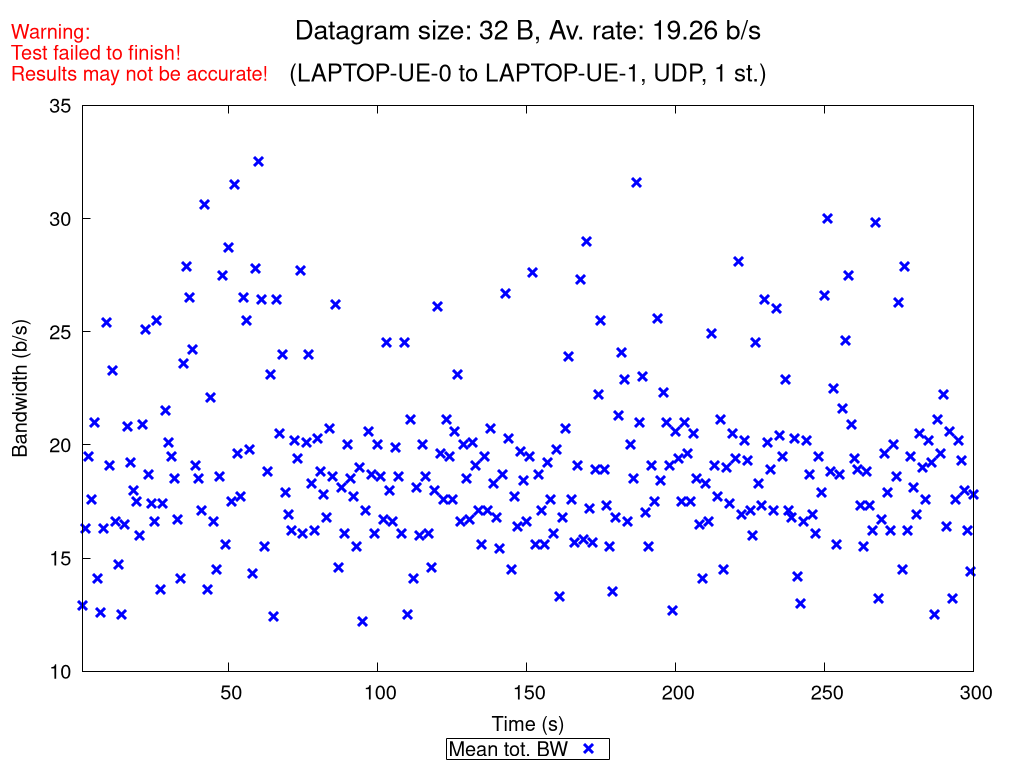

Reproduce this figure in gnuplot.
set terminal pngcairo nocrop enhanced size 1024,768 font "Verdana,15"
set output "UDP_1_st_2020_10_13_11-51-31_one2two_00032B.png"

set title "{/=20 Datagram size: 32 B, Av. rate: 19.26 b/s}\n\n{/=18 (LAPTOP-UE-0 to LAPTOP-UE-1, UDP, 1 st.)}"
set label "Warning:\nTest failed to finish!\nResults may not be accurate!" at screen 0.01, screen 0.96 tc rgb "red"

set xlabel "Time (s)"
set ylabel "Bandwidth (b/s)"
set ytics nomirror
set key bmargin center horizontal box samplen 1 width -1
set bmargin 4.6
set rmargin 4.5

rf = 1.0  # rate factor
set style fill transparent solid 0.2 noborder
set autoscale xfix
plot "UDP_1_st_2020_10_13_11-51-31_one2two_00032B_iperf_processed.dat" using 1:($2/rf-$3/rf):($2/rf+$3/rf) with filledcurves lc rgb "blue" notitle, \
     "" using 1:($2/rf) with points pt 2 ps 1.5 lw 3 lc rgb "blue" title "Mean tot. BW", \
